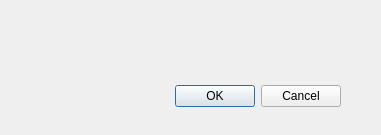
<?xml version="1.0" encoding="UTF-8"?>
<ui version="4.0">
 <class>Dialog</class>
 <widget class="QDialog" name="Dialog">
  <property name="geometry">
   <rect>
    <x>0</x>
    <y>0</y>
    <width>381</width>
    <height>135</height>
   </rect>
  </property>
  <property name="windowTitle">
   <string>Dialog</string>
  </property>
  <widget class="QDialogButtonBox" name="buttonBox">
   <property name="geometry">
    <rect>
     <x>0</x>
     <y>80</y>
     <width>341</width>
     <height>32</height>
    </rect>
   </property>
   <property name="orientation">
    <enum>Qt::Horizontal</enum>
   </property>
   <property name="standardButtons">
    <set>QDialogButtonBox::Cancel|QDialogButtonBox::Ok</set>
   </property>
  </widget>
 </widget>
 <resources/>
 <connections>
  <connection>
   <sender>buttonBox</sender>
   <signal>accepted()</signal>
   <receiver>Dialog</receiver>
   <slot>accept()</slot>
   <hints>
    <hint type="sourcelabel">
     <x>248</x>
     <y>254</y>
    </hint>
    <hint type="destinationlabel">
     <x>157</x>
     <y>274</y>
    </hint>
   </hints>
  </connection>
  <connection>
   <sender>buttonBox</sender>
   <signal>rejected()</signal>
   <receiver>Dialog</receiver>
   <slot>reject()</slot>
   <hints>
    <hint type="sourcelabel">
     <x>316</x>
     <y>260</y>
    </hint>
    <hint type="destinationlabel">
     <x>286</x>
     <y>274</y>
    </hint>
   </hints>
  </connection>
 </connections>
</ui>
